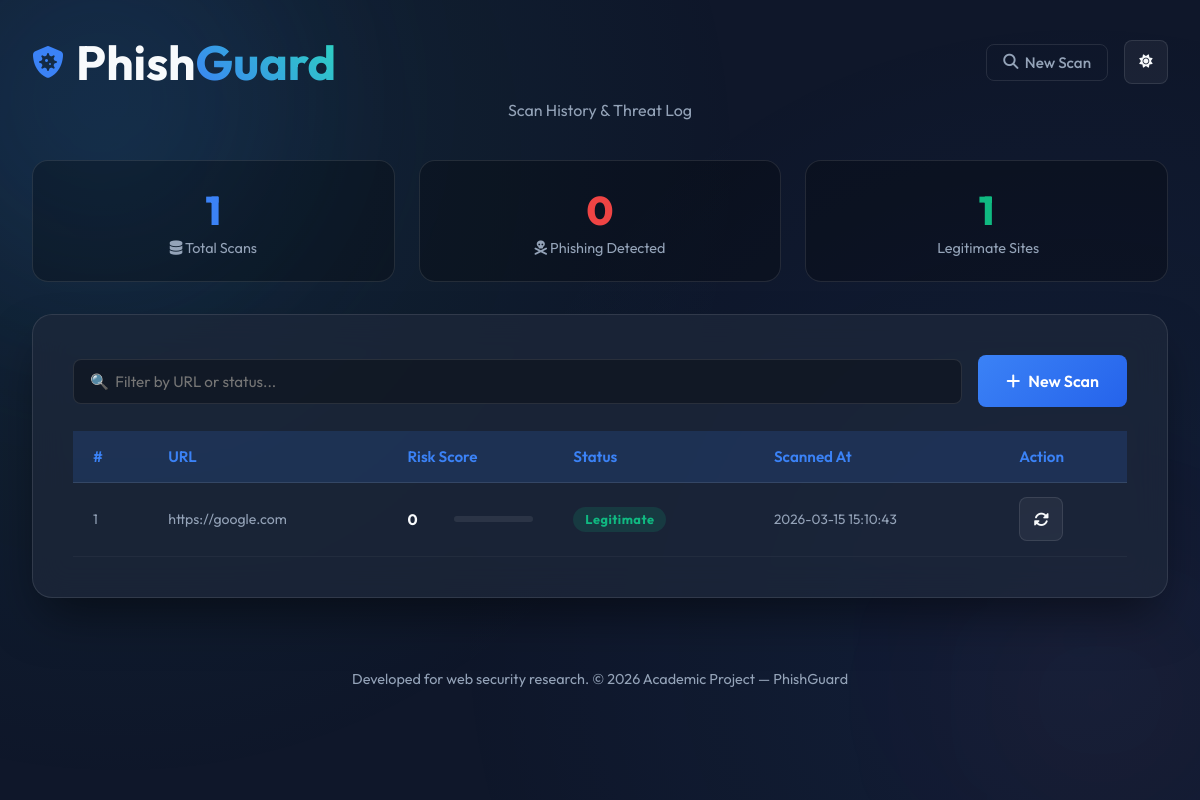
Before: /history with the older database file.
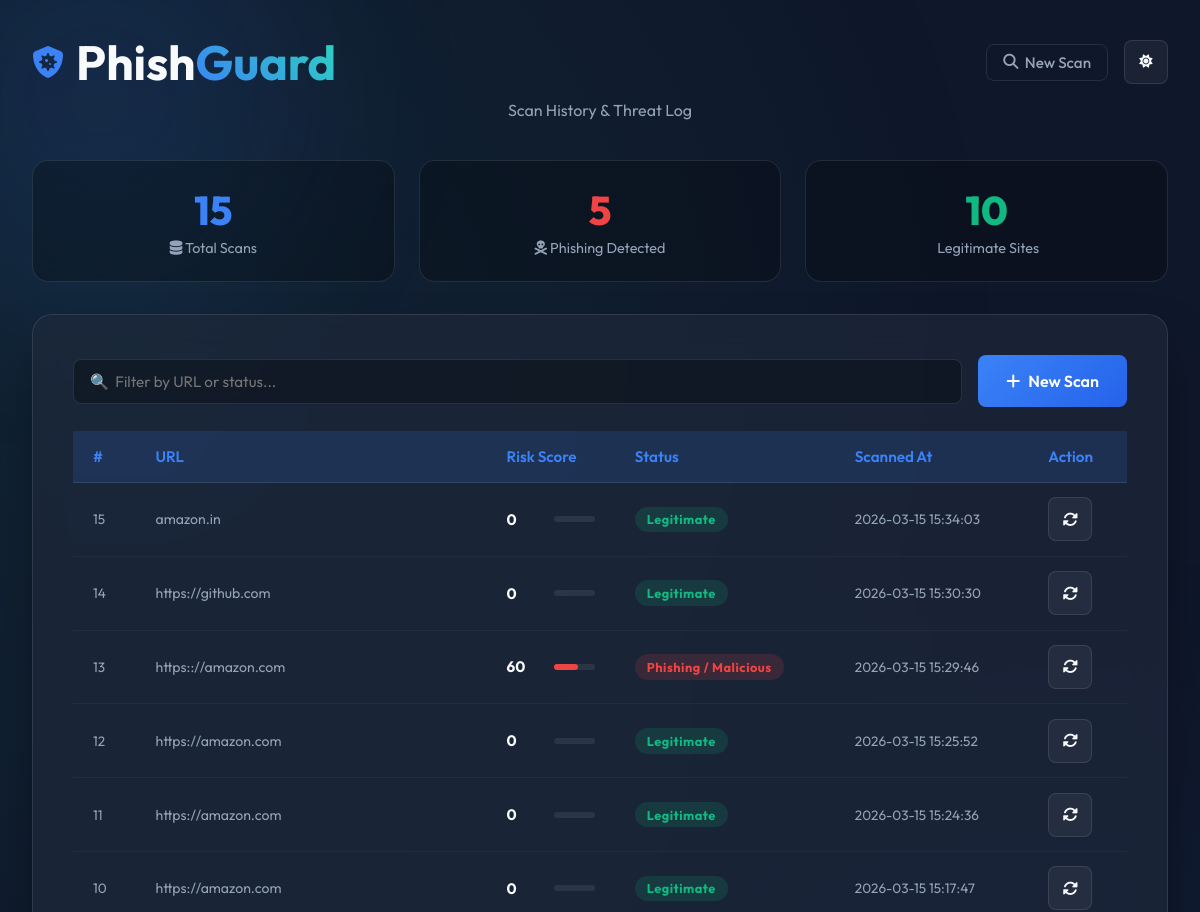
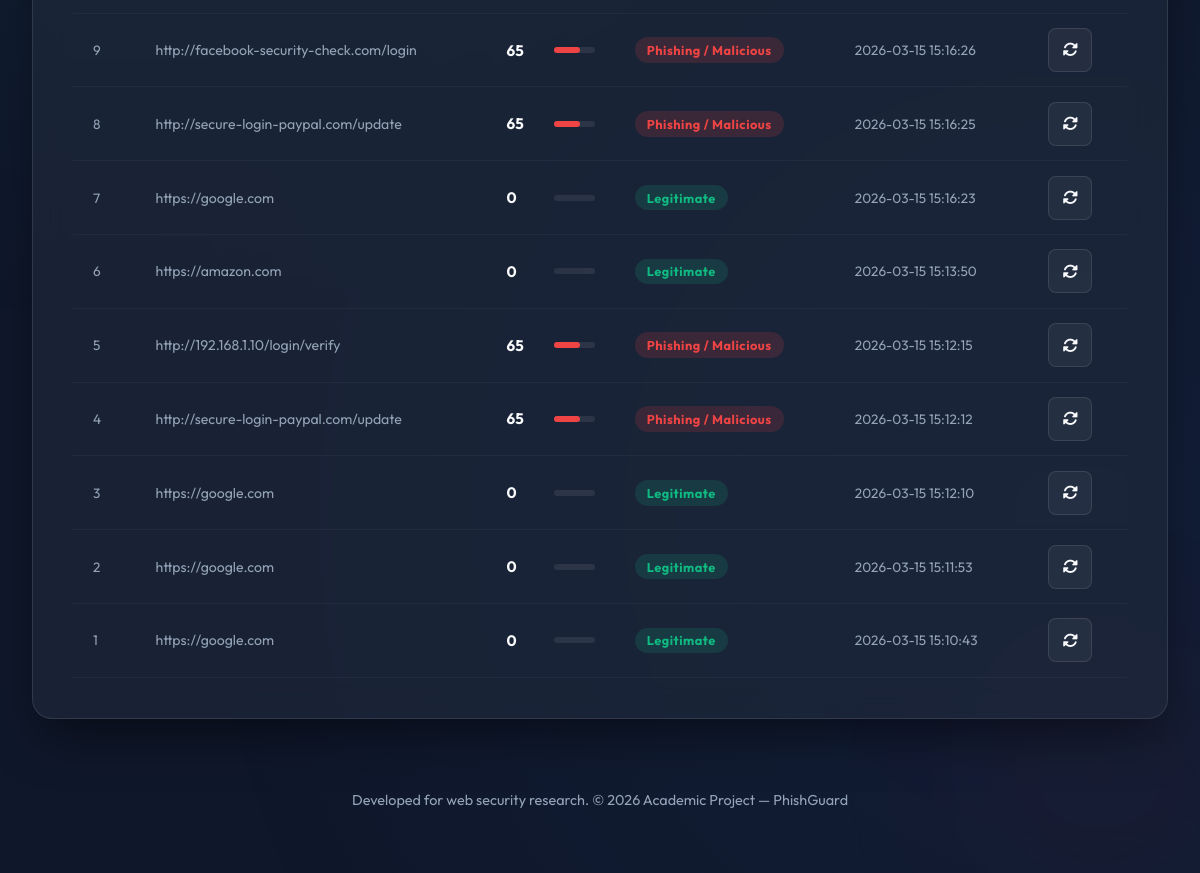
After: the same page with the newer database file (2 pictures, top to bottom).
### tables this page shows
CREATE TABLE scans (
                id        INTEGER PRIMARY KEY AUTOINCREMENT,
                url       TEXT    NOT NULL,
                score     INTEGER NOT NULL,
                status    TEXT    NOT NULL,
                scanned_at TEXT   NOT NULL
            );

### app.py (the view)
@app.route('/history')
def history():
    with sqlite3.connect(DB_PATH) as conn:
        conn.row_factory = sqlite3.Row
        rows = conn.execute(
            'SELECT * FROM scans ORDER BY id DESC LIMIT 200'
        ).fetchall()
    return render_template('history.html', scans=rows)

### templates/history.html (shortened to what this page needs)
<!DOCTYPE html>
<html lang="en" data-theme="dark">
<head>
    <link rel="stylesheet" href="https://cdnjs.cloudflare.com/ajax/libs/font-awesome/6.4.0/css/all.min.css">
    <link rel="stylesheet" href="{{ url_for('static', filename='css/styles.css') }}?v=500">
</head>
<body>
    <div class="particles-bg"></div>
    <div class="glow-sphere sphere-1"></div>
    <div class="glow-sphere sphere-2"></div>
    <div class="app-container">
        <header>
            <nav class="navbar">
                <div class="logo">
                    <i class="fa-solid fa-shield-virus"></i>
                    <a href="/" style="text-decoration:none;color:inherit;display:flex;align-items:center;gap:0.5rem;">
                        <h1>Phish<span>Guard</span></h1>
                    </a>
                </div>
                <div class="nav-actions">
                    <a href="/" class="nav-link"><i class="fa-solid fa-magnifying-glass"></i> New Scan</a>
                    <button id="theme-toggle" class="icon-btn" title="Toggle Theme">
                        <i class="fa-solid fa-sun" id="theme-icon"></i>
                    </button>
                </div>
            </nav>
            <p class="tagline">Scan History &amp; Threat Log</p>
        </header>
        <main>
            {% set total = scans|length %}
            {% set phishing_count = scans|selectattr('status','equalto','Phishing / Malicious')|list|length %}
            {% set safe_count = scans|selectattr('status','equalto','Legitimate')|list|length %}
            <div class="stat-cards">
                <div class="stat-card">
                    <div class="stat-val" style="color:var(--primary)">{{ total }}</div>
                    <div class="stat-lbl"><i class="fa-solid fa-database"></i> Total Scans</div>
                </div>
                <div class="stat-card">
                    <div class="stat-val" style="color:var(--danger)">{{ phishing_count }}</div>
                    <div class="stat-lbl"><i class="fa-solid fa-skull-crossbones"></i> Phishing Detected</div>
                </div>
                <div class="stat-card">
                    <div class="stat-val" style="color:var(--success)">{{ safe_count }}</div>
                    <div class="stat-lbl"> Legitimate Sites</div>
                </div>
            </div>
            <div class="glass-panel">
                <div class="search-bar-wrap">
                    <input type="text" id="search-input" placeholder="🔍  Filter by URL or status..." oninput="filterTable()">
                    <a href="/" class="primary-btn" style="text-decoration:none;white-space:nowrap;">
                        <i class="fa-solid fa-plus"></i> New Scan
                    </a>
                </div>
                {% if scans %}
                <div class="history-table-wrap">
                    <table class="history-table" id="history-table">
                        <thead>
                            <tr>
                                <th>#</th>
                                <th>URL</th>
                                <th>Risk Score</th>
                                <th>Status</th>
                                <th>Scanned At</th>
                                <th>Action</th>
                            </tr>
                        </thead>
                        <tbody>
                            {% for scan in scans %}
                            {% set badge_class = 'badge-safe' if scan.status == 'Legitimate' else ('badge-suspicious' if scan.status == 'Suspicious' else 'badge-phishing') %}
                            {% set bar_color   = '#10b981' if scan.status == 'Legitimate' else ('#f59e0b' if scan.status == 'Suspicious' else '#ef4444') %}
                            <tr data-url="{{ scan.url }}" data-status="{{ scan.status }}">
                                <td style="color:var(--text-muted);font-size:0.85rem">{{ scan.id }}</td>
                                <td class="url-cell" title="{{ scan.url }}">{{ scan.url }}</td>
                                <td>
                                    <div class="score-bar-wrap">
                                        <span style="min-width:35px;font-weight:700">{{ scan.score }}</span>
                                        <div class="score-bar-bg">
                                            <div class="score-bar-fill" style="width:{{ scan.score }}%;background:{{ bar_color }}"></div>
                                        </div>
                                    </div>
                                </td>
                                <td><span class="badge {{ badge_class }}">{{ scan.status }}</span></td>
                                <td style="color:var(--text-muted);font-size:0.85rem;white-space:nowrap">{{ scan.scanned_at }}</td>
                                <td>
                                    <a href="/?url={{ scan.url|urlencode }}" class="icon-btn" title="Re-scan" style="text-decoration:none;display:inline-flex;">
                                        <i class="fa-solid fa-rotate"></i>
                                    </a>
                                </td>
                            </tr>
                            {% endfor %}
                        </tbody>
                    </table>
                </div>
                {% else %}
                <div class="empty-state">
                    <i class="fa-solid fa-database"></i>
                    <h3>No scans yet</h3>
                    <p>Scan a URL on the <a href="/" style="color:var(--primary)">main page</a> and it will appear here.</p>
                </div>
                {% endif %}
            </div>
        </main>
        <footer>
            <p>Developed for web security research. &copy; 2026 Academic Project — PhishGuard</p>
        </footer>
    </div>
</body>
</html>

### static/css/styles.css (style rules this page uses)
:root { --bg-dark: #0f172a; --bg-panel: rgba(30, 41, 59, 0.7); --bg-card: rgba(0,0,0,0.25); --glass-border: rgba(255,255,255,0.1); --text-main: #f8fafc; --text-muted: #94a3b8; --primary: #3b82f6; --primary-glow: rgba(59,130,246,0.4); --secondary: #2dd4bf; --success: #10b981; --success-bg: rgba(16,185,129,0.15); --warning: #f59e0b; --warning-bg: rgba(245,158,11,0.15); --danger: #ef4444; --danger-bg: rgba(239,68,68,0.15); --info: #3b82f6; --info-bg: rgba(59,130,246,0.15); --safe: #10b981; }
*, *::before, *::after { margin:0; padding:0; box-sizing:border-box; }
body { font-family: 'Outfit', sans-serif; background-color: var(--bg-dark); color: var(--text-main); min-height: 100vh; display: flex; justify-content: center; overflow-x: hidden; transition: background-color 0.3s, color 0.3s; }
.particles-bg { position:fixed; inset:0; z-index:-2; background-image: radial-gradient(circle at 10% 20%, rgba(45,212,191,0.07), transparent 50%), radial-gradient(circle at 90% 80%, rgba(59,130,246,0.07), transparent 50%); }
.glow-sphere { position:fixed; border-radius:50%; filter:blur(100px); z-index:-1; opacity:0.4; }
.sphere-1 { width:400px; height:400px; background:rgba(59,130,246,0.3); top:-100px; left:-100px; }
.sphere-2 { width:300px; height:300px; background:rgba(239,68,68,0.1); bottom:-50px; right:-50px; }
.app-container { width:100%; max-width:1300px; padding:2rem; display:flex; flex-direction:column; gap:2.5rem; }
.navbar { display:flex; justify-content:space-between; align-items:center; margin-bottom:0.5rem; }
.nav-actions { display:flex; align-items:center; gap:1rem; }
.nav-link { color: var(--text-muted); text-decoration:none; font-size:0.95rem; font-weight:500; display:flex; align-items:center; gap:0.4rem; padding:0.5rem 1rem; border-radius:8px; border:1px solid var(--glass-border); transition: all 0.2s; }
header { animation: fadeInDown 0.8s ease backwards; }
.logo { display:flex; align-items:center; gap:0.75rem; font-size:2rem; font-weight:800; }
.logo i { color:var(--primary); }
.logo span { background: linear-gradient(45deg, var(--primary), var(--secondary)); -webkit-background-clip:text; -webkit-text-fill-color:transparent; }
.tagline { color:var(--text-muted); font-size:1rem; text-align:center; margin-top:0.5rem; }
.glass-panel { background: var(--bg-panel); backdrop-filter:blur(16px); border:1px solid var(--glass-border); border-radius:20px; padding:2.5rem; box-shadow:0 25px 50px -12px rgba(0,0,0,0.5); transition: background 0.3s; }
.primary-btn { background:linear-gradient(135deg, var(--primary), #2563eb); color:white; border:none; border-radius:8px; padding:1rem 1.75rem; font-weight:600; font-size:1rem; cursor:pointer; display:flex; align-items:center; gap:0.5rem; font-family:inherit; transition:transform 0.2s, box-shadow 0.2s; flex-shrink:0; }
.icon-btn { background:rgba(255,255,255,0.05); color:var(--text-main); border:1px solid var(--glass-border); width:44px; height:44px; border-radius:8px; cursor:pointer; display:flex; align-items:center; justify-content:center; transition:all 0.2s; flex-shrink:0; }
footer { text-align:center; margin-top:2rem; padding-bottom:2rem; color:var(--text-muted); font-size:0.9rem; }

Changed rows visible on the page:
added scans: id "15", url "amazon.in", score "0", status "Legitimate", scanned_at "2026-03-15 15:34:03"
added scans: id "14", url "https://github.com", score "0", status "Legitimate", scanned_at "2026-03-15 15:30:30"
added scans: id "13", url "https:://amazon.com", score "60", status "Phishing / Malicious", scanned_at "2026-03-15 15:29:46"
added scans: id "12", url "https://amazon.com", score "0", status "Legitimate", scanned_at "2026-03-15 15:25:52"
added scans: id "11", url "https://amazon.com", score "0", status "Legitimate", scanned_at "2026-03-15 15:24:36"
added scans: id "10", url "https://amazon.com", score "0", status "Legitimate", scanned_at "2026-03-15 15:17:47"
added scans: id "9", url "http://facebook-security-check.com/login", score "65", status "Phishing / Malicious", scanned_at "2026-03-15 15:16:26"
added scans: id "8", url "http://secure-login-paypal.com/update", score "65", status "Phishing / Malicious", scanned_at "2026-03-15 15:16:25"
added scans: id "7", url "https://google.com", score "0", status "Legitimate", scanned_at "2026-03-15 15:16:23"
added scans: id "6", url "https://amazon.com", score "0", status "Legitimate", scanned_at "2026-03-15 15:13:50"
added scans: id "5", url "http://192.168.1.10/login/verify", score "65", status "Phishing / Malicious", scanned_at "2026-03-15 15:12:15"
added scans: id "4", url "http://secure-login-paypal.com/update", score "65", status "Phishing / Malicious", scanned_at "2026-03-15 15:12:12"
added scans: id "3", url "https://google.com", score "0", status "Legitimate", scanned_at "2026-03-15 15:12:10"
added scans: id "2", url "https://google.com", score "0", status "Legitimate", scanned_at "2026-03-15 15:11:53"
Other visible differences:
{{ total }}: "1" → "15"
{{ phishing_count }}: "0" → "5"
{{ safe_count }}: "1" → "10"
